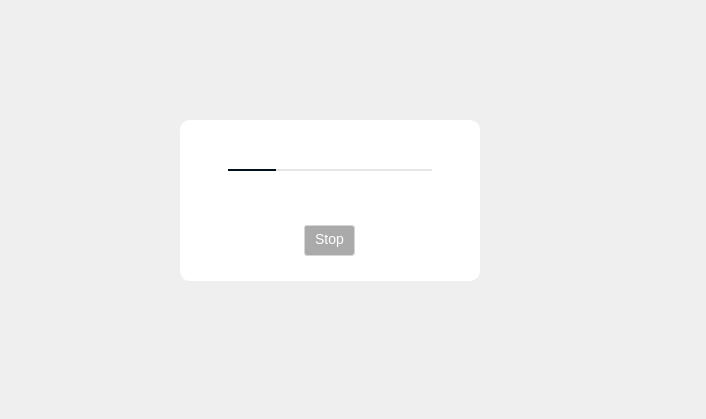
<?xml version="1.0" encoding="UTF-8"?>
<ui version="4.0">
 <class>ViewLoadingSceneUI</class>
 <widget class="QWidget" name="ViewLoadingSceneUI">
  <property name="geometry">
   <rect>
    <x>0</x>
    <y>0</y>
    <width>706</width>
    <height>419</height>
   </rect>
  </property>
  <property name="sizePolicy">
   <sizepolicy hsizetype="Expanding" vsizetype="Expanding">
    <horstretch>0</horstretch>
    <verstretch>0</verstretch>
   </sizepolicy>
  </property>
  <property name="windowTitle">
   <string/>
  </property>
  <widget class="QWidget" name="wMessageContainer" native="true">
   <property name="geometry">
    <rect>
     <x>180</x>
     <y>120</y>
     <width>300</width>
     <height>161</height>
    </rect>
   </property>
   <property name="minimumSize">
    <size>
     <width>300</width>
     <height>150</height>
    </size>
   </property>
   <property name="styleSheet">
    <string notr="true">#wMessageContainer
{
border: 1px solid white;
border-radius: 10px;
background-color: white;
}

#lMessageLabel
{
  font-size:16px;
  line-height: 30px;
  font-weight: 600;
  color: #666666;
}

#lProgressLabel
{
  font-size:12px;
  line-height: 18px;
  font-weight: 600;
  color: #303233;
}

QPushButton 
{ 
font-size: 14px; font-weight:400;
line-height: 20px;
padding-top : 5px; padding-bottom : 8px; padding-left : 10px; padding-right : 10px;
background-color : #AAAAAA;
border-style: solid; border-width: 1px; border-color: #d7d6d5; border-radius: 3px;
color: #FFFFFF;
}

QProgressBar 
{
 border: none;
     background-color: rgba(0,0,0,0.10);
}

QProgressBar::chunk 
{
    background-color: #04101E;
}</string>
   </property>
   <layout class="QVBoxLayout" name="verticalLayout">
    <property name="spacing">
     <number>20</number>
    </property>
    <property name="leftMargin">
     <number>48</number>
    </property>
    <property name="topMargin">
     <number>10</number>
    </property>
    <property name="rightMargin">
     <number>48</number>
    </property>
    <property name="bottomMargin">
     <number>25</number>
    </property>
    <item>
     <spacer name="verticalSpacer">
      <property name="orientation">
       <enum>Qt::Vertical</enum>
      </property>
      <property name="sizeHint" stdset="0">
       <size>
        <width>0</width>
        <height>0</height>
       </size>
      </property>
     </spacer>
    </item>
    <item alignment="Qt::AlignVCenter">
     <widget class="QLabel" name="lMessageLabel">
      <property name="text">
       <string/>
      </property>
      <property name="alignment">
       <set>Qt::AlignCenter</set>
      </property>
     </widget>
    </item>
    <item alignment="Qt::AlignVCenter">
     <widget class="QProgressBar" name="pbProgressBar">
      <property name="minimumSize">
       <size>
        <width>0</width>
        <height>2</height>
       </size>
      </property>
      <property name="maximumSize">
       <size>
        <width>16777215</width>
        <height>2</height>
       </size>
      </property>
      <property name="value">
       <number>24</number>
      </property>
      <property name="textVisible">
       <bool>false</bool>
      </property>
     </widget>
    </item>
    <item alignment="Qt::AlignHCenter|Qt::AlignVCenter">
     <widget class="QLabel" name="lProgressLabel"/>
    </item>
    <item>
     <spacer name="verticalSpacer_2">
      <property name="orientation">
       <enum>Qt::Vertical</enum>
      </property>
      <property name="sizeHint" stdset="0">
       <size>
        <width>0</width>
        <height>0</height>
       </size>
      </property>
     </spacer>
    </item>
    <item alignment="Qt::AlignHCenter|Qt::AlignBottom">
     <widget class="QPushButton" name="bStopButton">
      <property name="cursor">
       <cursorShape>PointingHandCursor</cursorShape>
      </property>
      <property name="text">
       <string>Stop</string>
      </property>
      <property name="autoDefault">
       <bool>true</bool>
      </property>
     </widget>
    </item>
   </layout>
  </widget>
  <widget class="QStackedWidget" name="swLoadingViewContainer">
   <property name="geometry">
    <rect>
     <x>180</x>
     <y>10</y>
     <width>100</width>
     <height>100</height>
    </rect>
   </property>
   <property name="sizePolicy">
    <sizepolicy hsizetype="Expanding" vsizetype="Expanding">
     <horstretch>0</horstretch>
     <verstretch>0</verstretch>
    </sizepolicy>
   </property>
   <property name="minimumSize">
    <size>
     <width>0</width>
     <height>0</height>
    </size>
   </property>
   <widget class="QWidget" name="wLoadingView">
    <layout class="QVBoxLayout" name="viewLayout">
     <property name="spacing">
      <number>0</number>
     </property>
     <property name="leftMargin">
      <number>0</number>
     </property>
     <property name="topMargin">
      <number>0</number>
     </property>
     <property name="rightMargin">
      <number>0</number>
     </property>
     <property name="bottomMargin">
      <number>0</number>
     </property>
    </layout>
   </widget>
   <widget class="QWidget" name="wViewCopy">
    <layout class="QHBoxLayout" name="horizontalLayout">
     <property name="spacing">
      <number>0</number>
     </property>
     <property name="leftMargin">
      <number>0</number>
     </property>
     <property name="topMargin">
      <number>0</number>
     </property>
     <property name="rightMargin">
      <number>0</number>
     </property>
     <property name="bottomMargin">
      <number>0</number>
     </property>
     <item>
      <widget class="QLabel" name="lViewCopyLabel">
       <property name="sizePolicy">
        <sizepolicy hsizetype="Expanding" vsizetype="Expanding">
         <horstretch>0</horstretch>
         <verstretch>0</verstretch>
        </sizepolicy>
       </property>
       <property name="text">
        <string notr="true"/>
       </property>
      </widget>
     </item>
    </layout>
   </widget>
  </widget>
  <widget class="QWidget" name="wParentViewCopy" native="true">
   <property name="geometry">
    <rect>
     <x>180</x>
     <y>310</y>
     <width>67</width>
     <height>34</height>
    </rect>
   </property>
   <layout class="QHBoxLayout" name="horizontalLayout_2">
    <property name="spacing">
     <number>0</number>
    </property>
    <property name="leftMargin">
     <number>0</number>
    </property>
    <property name="topMargin">
     <number>0</number>
    </property>
    <property name="rightMargin">
     <number>0</number>
    </property>
    <property name="bottomMargin">
     <number>0</number>
    </property>
    <item>
     <widget class="QLabel" name="lParentViewCopyLabel">
      <property name="sizePolicy">
       <sizepolicy hsizetype="Expanding" vsizetype="Expanding">
        <horstretch>0</horstretch>
        <verstretch>0</verstretch>
       </sizepolicy>
      </property>
      <property name="text">
       <string notr="true"/>
      </property>
     </widget>
    </item>
   </layout>
  </widget>
 </widget>
 <resources/>
 <connections/>
</ui>
